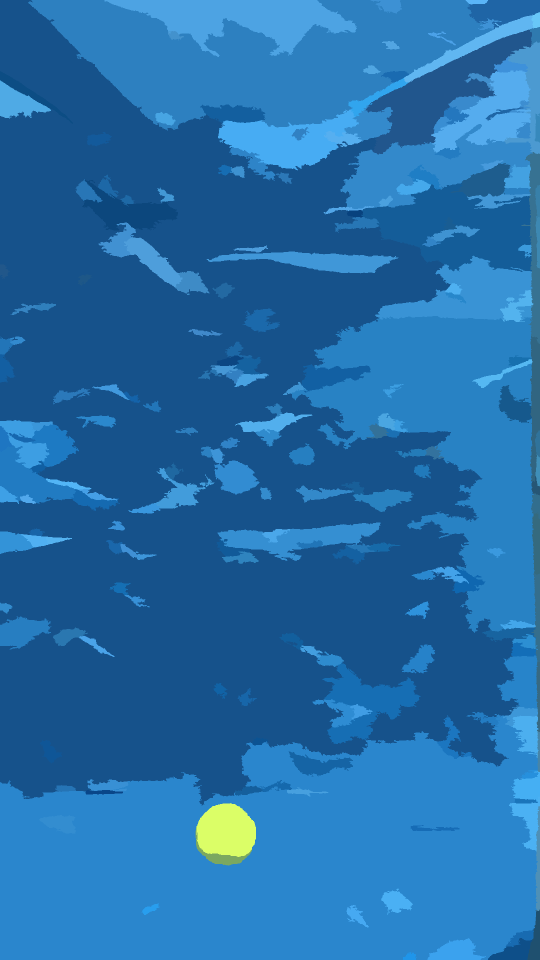
#> input picture updated_300.png, 1080 x 1920 px (shown at 1/2 size)
$ python check_version.py
#> lines starting #> are read from the running program, lines starting #| are printed output that depends on the picture; after the words box and inside, x2 and y2 are one past the last pixel; in counts of white or black regions, pixels touching at a corner belong together
import cv2

image = cv2.imread("updated_300.png")
#> image is the input picture: shape (1920, 1080, 3); mean B, G, R 170.2, 109.4, 35.3
gray = cv2.cvtColor(image, cv2.COLOR_BGR2GRAY)
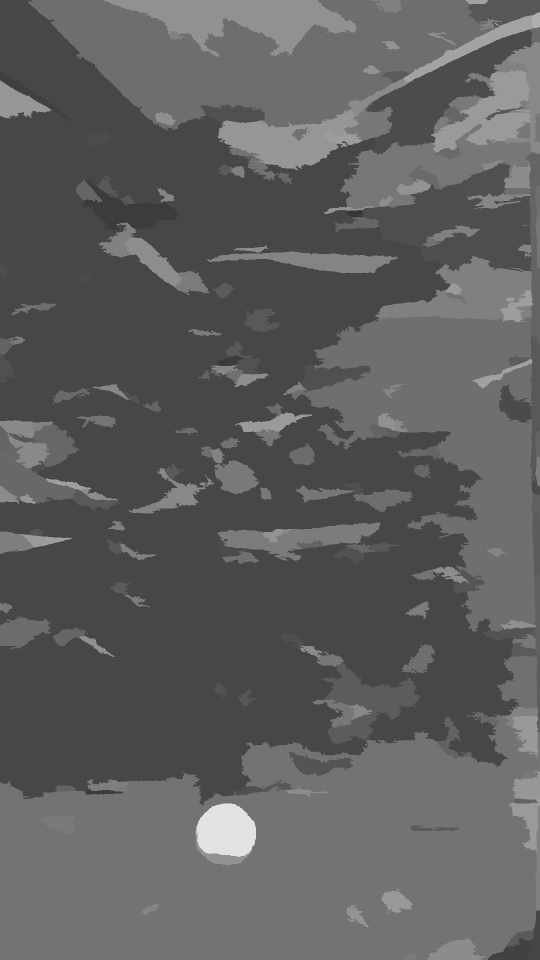
#> gray: shape (1920, 1080) (shown at 1/2 size); min 55, max 226, mean 94.4
thresh = cv2.threshold(gray, 225, 255, cv2.THRESH_BINARY_INV)[1]
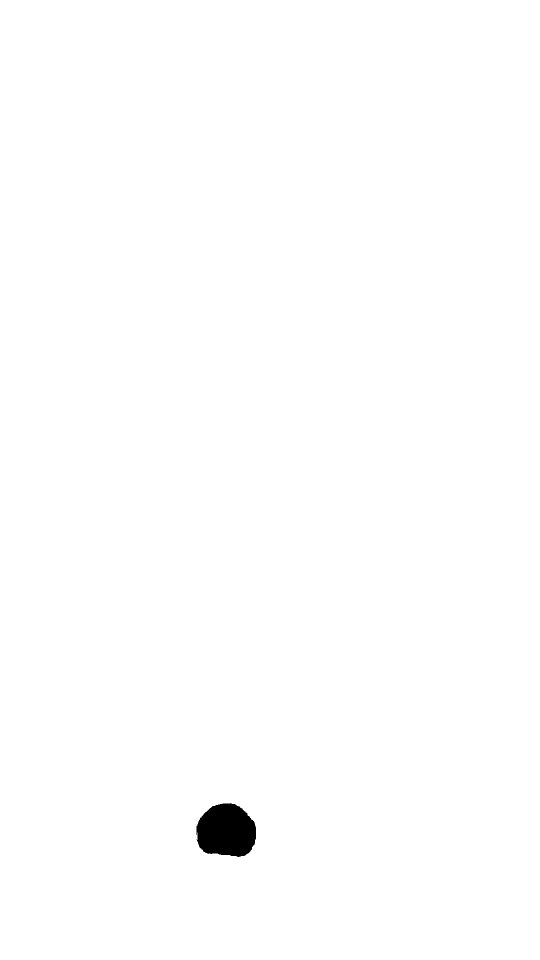
#> thresh: shape (1920, 1080) (shown at 1/2 size); 99.5% white; 1 black region, box (x1, y1, x2, y2) and area: (393, 1606, 512, 1714) 10162

(cnts, _) = cv2.findContours(thresh.copy(), cv2.RETR_EXTERNAL, cv2.CHAIN_APPROX_SIMPLE)
#> cnts = [[[0, 0], [0, 1919], [1079, 1919], [1079, 0]]]

# draw the contours on the image
cv2.drawContours(image, cnts, -1, (240, 0, 159), 3)
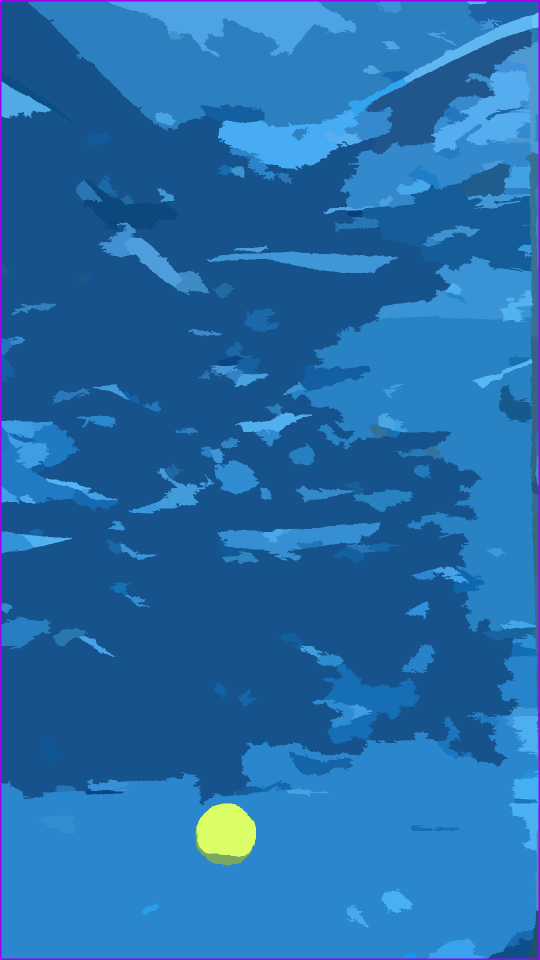
#> image: shape (1920, 1080, 3) (shown at 1/2 size); 0.87% of pixels changed, all inside (x1, y1, x2, y2) = (0, 0, 1080, 1920)
cv2.imshow("Image", image)
cv2.waitKey(0)

$ run again, with updated_48.png copied over updated_300.png
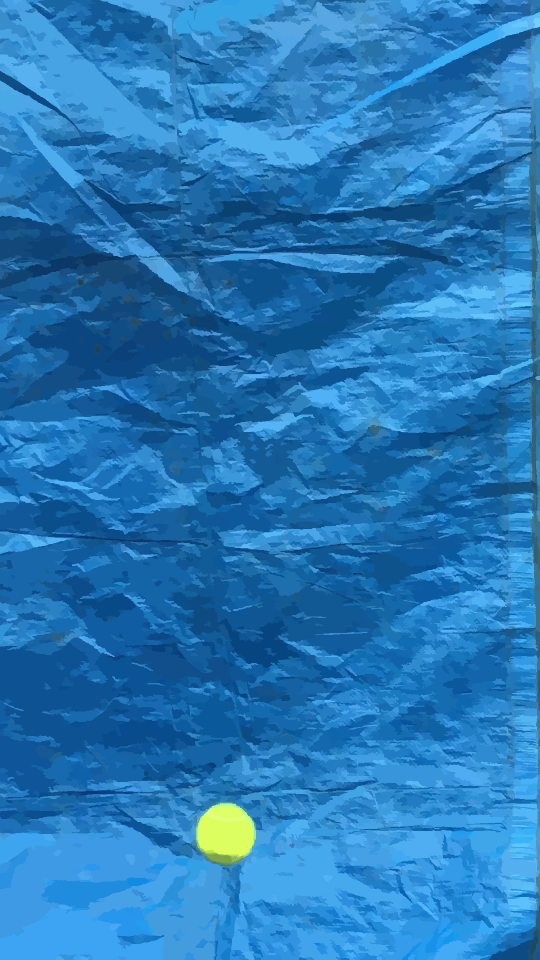
#> input picture updated_48.png, 1080 x 1920 px (shown at 1/2 size)
#> image is the input picture: shape (1920, 1080, 3); mean B, G, R 183.8, 120.1, 38.1
#> `gray = cv2.cvtColor(image, cv2.COLOR_BGR2GRAY)`:
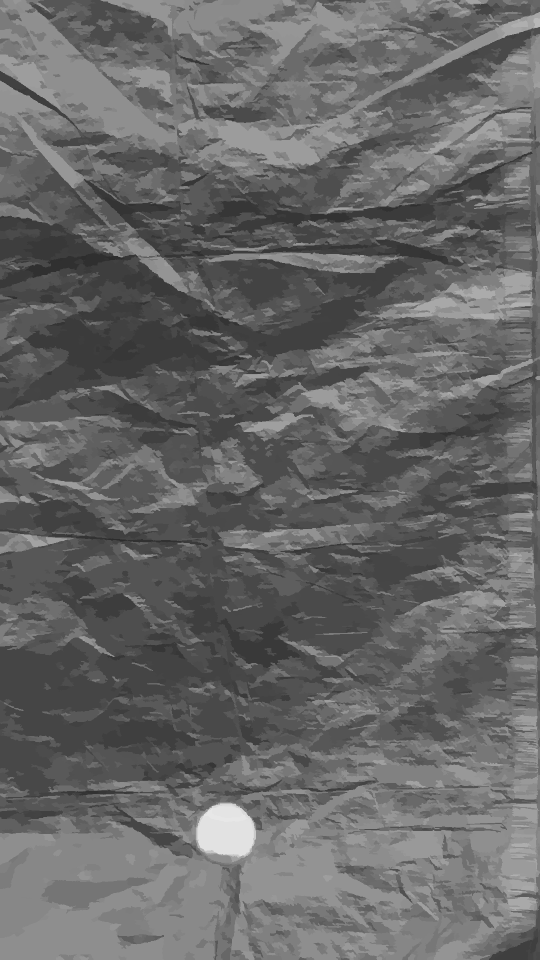
#> gray: shape (1920, 1080) (shown at 1/2 size); min 44, max 231, mean 102.9
#> thresh: shape (1920, 1080); 99.6% white; 1 black region, box (x1, y1, x2, y2) and area: (396, 1613, 507, 1712) 8766
#> cnts = [[[0, 0], [0, 1919], [1079, 1919], [1079, 0]]]
#> `cv2.drawContours(image, cnts, -1, (240, 0, 159), 3)`:
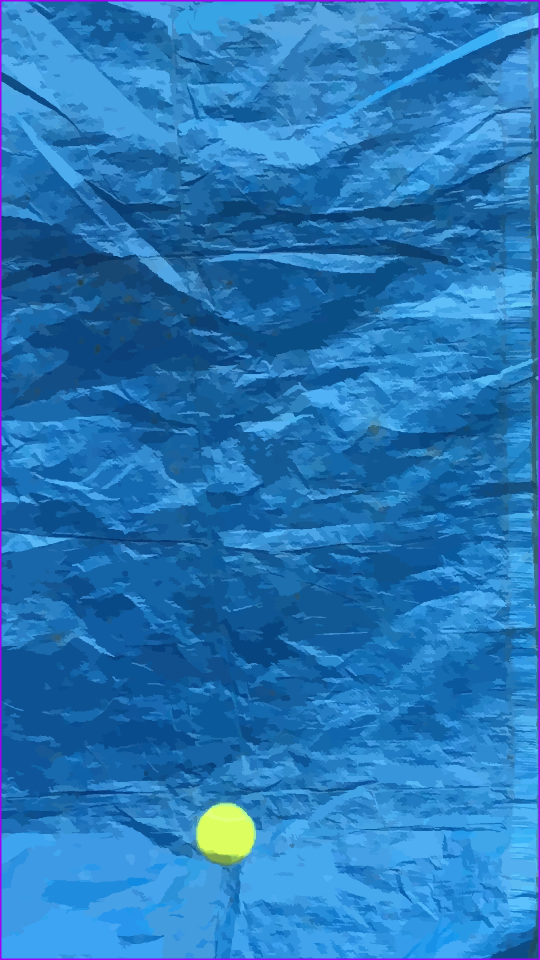
#> image: shape (1920, 1080, 3) (shown at 1/2 size); 0.87% of pixels changed, all inside (x1, y1, x2, y2) = (0, 0, 1080, 1920)
